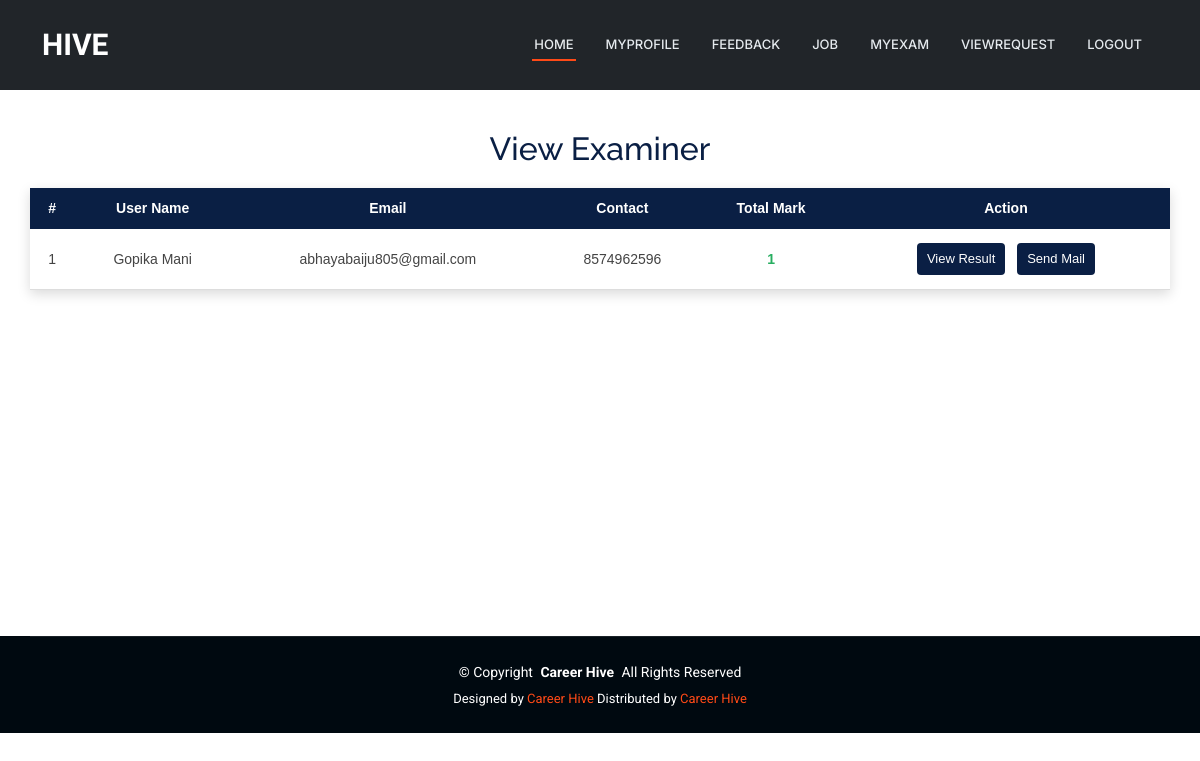
/JobProvider/viewexaminer/9, run on the app's committed database.
### User/models.py (models this page shows)
class tbl_examinationbody(models.Model):
    examination = models.ForeignKey(tbl_examination, on_delete=models.CASCADE)
    user = models.ForeignKey(tbl_user, on_delete=models.CASCADE)
    total_marks = models.IntegerField(default=0)
    examinationbody_status = models.IntegerField(default=0)

### Guest/models.py (models this page shows)
class tbl_user(models.Model):
    user_name = models.CharField(max_length=100)
    user_email = models.CharField(max_length=50)
    user_contact = models.CharField(max_length=50)
    user_address = models.CharField(max_length=100)
    user_gender = models.CharField(max_length=50)
    user_dob = models.DateField()
    user_password = models.CharField(max_length=100)
    user_photo = models.FileField(upload_to="Assets/UserDocs/")
    place = models.ForeignKey(tbl_place,on_delete=models.CASCADE)

### JobProvider/views.py (the view)
# urls.py: path('viewexaminer/<int:id>',views.viewexaminer,name='viewexaminer'),
def viewexaminer(request, id):
    user = tbl_examinationbody.objects.filter(examination=id).select_related('user')
    return render(request,"JobProvider/ViewExaminer.html",{"examiners":user})

### JobProvider/Templates/JobProvider/ViewExaminer.html (shortened to what this page needs)
{% extends 'JobProvider/Header.html' %}
{% block content %}
<head>
</head>
<div class="jp-examiner-wrapper">
    <h2 class="jp-examiner-title">View Examiner</h2>
    <table class="jp-examiner-table">
        <thead>
            <tr>
                <th>#</th>
                <th>User Name</th>
                <th>Email</th>
                <th>Contact</th>
                <th>Total Mark</th>
                <th>Action</th>
            </tr>
        </thead>
        <tbody>
            {% for user in examiners %}
            <tr>
                <td>{{ forloop.counter }}</td>
                <td>{{ user.user.user_name }}</td>
                <td>{{ user.user.user_email }}</td>
                <td>{{ user.user.user_contact }}</td>
                {% if user.total_marks == 0 %}
                    <td class="jp-examiner-na">0</td>
                {% else %}
                    <td class="jp-examiner-mark">{{ user.total_marks }}</td>
                {% endif %}
                <td class="jp-examiner-actions">
                    <a href="{% url 'JobProvider:ViewResult' user.examination.id user.user.id %}">
                        View Result
                    </a>
                    <a href="{% url 'JobProvider:SendMail' user.user.id %}">
                        Send Mail
                    </a>
                </td>
            </tr>
            {% endfor %}
        </tbody>
    </table>
</div>
<br><br><br><br><br><br><br><br>
{% endblock %}

### Guest/static/Main/assets/css/main.css (style rules this page uses)
:root { --default-font: "Roboto", system-ui, -apple-system, "Segoe UI", Roboto, "Helvetica Neue", Arial, "Noto Sans", "Liberation Sans", sans-serif, "Apple Color Emoji", "Segoe UI Emoji", "Segoe UI Symbol", "Noto Color Emoji"; --heading-font: "Raleway", sans-serif; --nav-font: "Inter", sans-serif; }
:root { --background-color: #ffffff; --default-color: #444444; --heading-color: #273d4e; --accent-color: #ff4a17; --surface-color: #ffffff; --contrast-color: #ffffff; }
:root { --nav-color: #e5eaee; --nav-hover-color: #ff4a17; --nav-mobile-background-color: #ffffff; --nav-dropdown-background-color: #ffffff; --nav-dropdown-color: #444444; --nav-dropdown-hover-color: #ff4a17; }
:root { scroll-behavior: smooth; }
body { color: var(--default-color); background-color: var(--background-color); font-family: var(--default-font); }
a { color: var(--accent-color); text-decoration: none; transition: 0.3s; }
h1, h2, h3, h4, h5, h6 { color: var(--heading-color); font-family: var(--heading-font); }

### JobProvider/Templates/JobProvider/ViewExaminer.html (style rules this page uses)
.jp-examiner-wrapper { width: 95%; margin: 30px auto; font-family: Arial, sans-serif; }
.jp-examiner-title { text-align: center; color: #0a1f44; margin-bottom: 20px; }
.jp-examiner-table { width: 100%; border-collapse: collapse; background-color: #ffffff; box-shadow: 0 4px 12px rgba(0,0,0,0.15); }
.jp-examiner-table th { background-color: #0a1f44; color: #ffffff; padding: 10px; font-size: 14px; text-align: center; }
.jp-examiner-table td { padding: 10px; font-size: 14px; text-align: center; border-bottom: 1px solid #ddd; }
.jp-examiner-mark { color: #27ae60; font-weight: bold; }
.jp-examiner-actions a { display: inline-block; margin: 4px; padding: 6px 10px; background-color: #0a1f44; color: white; text-decoration: none; border-radius: 4px; font-size: 13px; }

### data on the page
tbl_examinationbody: user.user_name "Gopika Mani", user.user_email "abhayabaiju805@gmail.com", user.user_contact "8574962596", total_marks "1"
